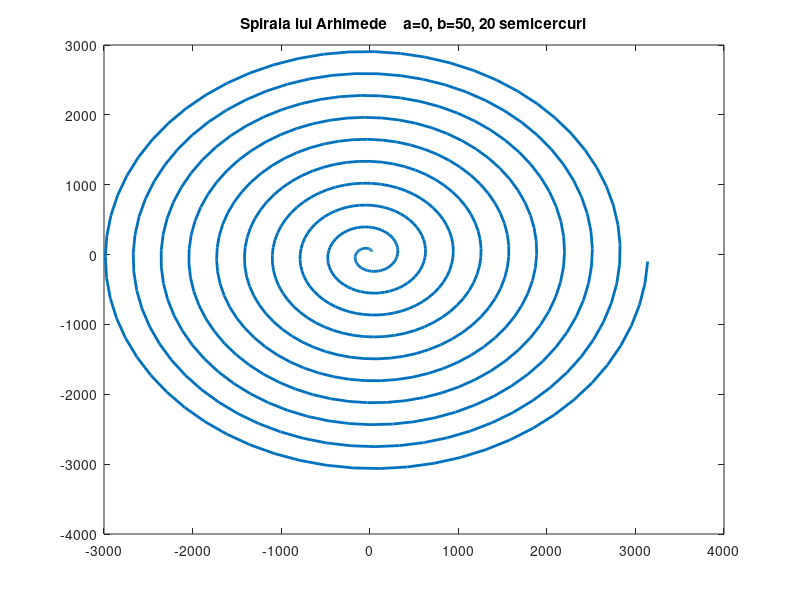
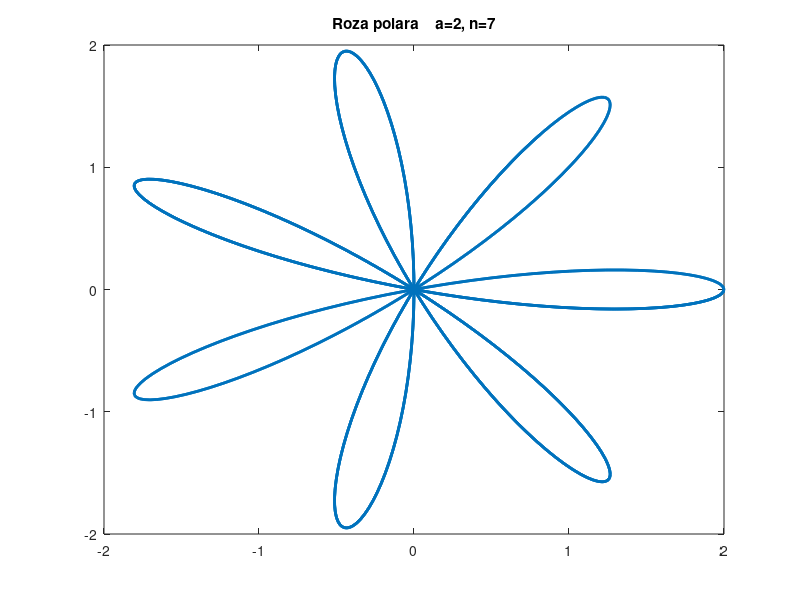

MATLAB code to generate these figures, in order:
clear all;
%spirala lui Arhimede
a=0;
b=50;
j=1;
n=20;
for i=1:0.1:n*pi
    r(j)=a+b*i;
    x(j)=r(j)*cos(i);
    y(j)=r(j)*sin(i);
    j=j+1;
end;

figure
    plot(x,y, 'LineWidth',2);
    title(['Spirala lui Arhimede    a=' num2str(a) ', b=' num2str(b) ', ' num2str(n) ' semicercuri']);
    
    
clear all;

%roza polara
a=2;
n=7;
j=1;
for i=1:0.01:3*pi
    r(j)=a*cos(n*i);        % se poate folosi sin
    x(j)=r(j)*cos(i);
    y(j)=r(j)*sin(i);
    j=j+1;
end;

figure
    plot(x,y, 'LineWidth',2);
    title(['Roza polara    a=' num2str(a) ', n=' num2str(n)]);
